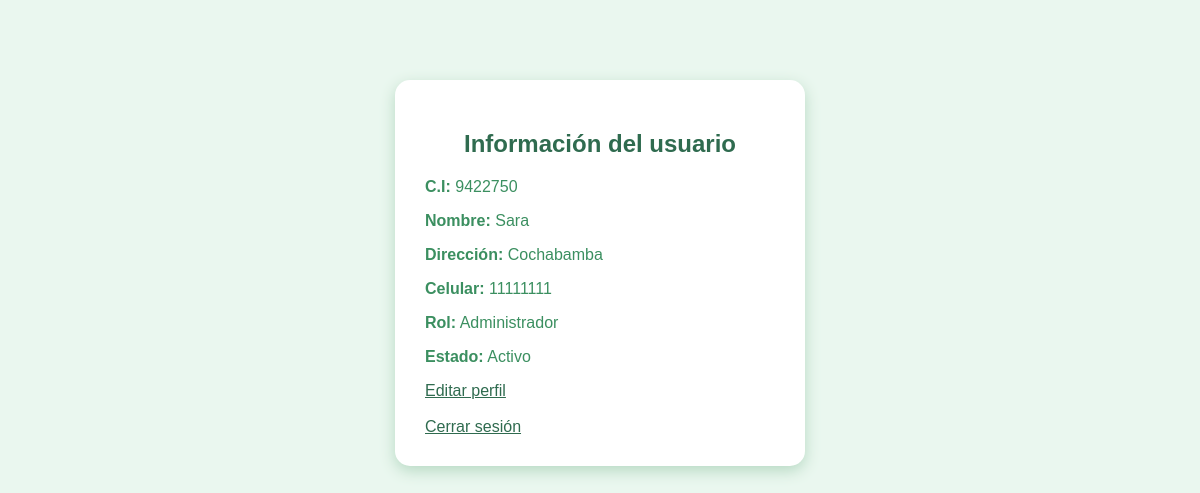
/logueo/logueo.php (signed in), run on the app's committed database.
### tables this page shows
CREATE TABLE IF NOT EXISTS usuario (
    ciusuario INT NOT NULL,
    Nombre VARCHAR(100) NOT NULL,
    Direccion VARCHAR(150) NOT NULL,
    Celular VARCHAR(20) NOT NULL,
    contrasena VARCHAR(255) NOT NULL,
    Rol VARCHAR(45) NOT NULL,
    Estado VARCHAR(45) NOT NULL,
    PRIMARY KEY (ciusuario)
);

### logueo/logueo.php (the view, shortened to what this page needs)
<?php
$servidor = "localhost";
$usuario = "root";
$contraseña = "";
$baseDatos = "pureskin";
$conexion = new mysqli(
    $servidor,
    $usuario,
    $contraseña,
    $baseDatos
);
$ciusuario = $_SESSION['ciusuario'];
$sql = "SELECT * FROM usuario WHERE ciusuario='$ciusuario'";
$resultado = $conexion->query($sql);
if($resultado->num_rows > 0){
    $fila = $resultado->fetch_assoc();
?>
<!DOCTYPE html>
<html lang="es">
<head>
</head>
<body>
<div>
<h2>Información del usuario</h2>
<p>
<strong>C.I:</strong>
<?php echo $fila['ciusuario']; ?>
</p>
<p>
<strong>Nombre:</strong>
<?php echo $fila['Nombre']; ?>
</p>
<p>
<strong>Dirección:</strong>
<?php echo $fila['Direccion']; ?>
</p>
<p>
<strong>Celular:</strong>
<?php echo $fila['Celular']; ?>
</p>
<p>
<strong>Rol:</strong>
<?php echo $fila['Rol']; ?>
</p>
<p>
<strong>Estado:</strong>
<?php echo $fila['Estado']; ?>
</p>
<a href="UsuarioUpdateform.php?ciusuario=<?php echo $fila['ciusuario']; ?>">
Editar perfil
</a>
<br><br>
<a href="logoul.php">
Cerrar sesión
</a>
</div>
</body>
</html>
<?php
}else{
    header("location:login.php");
}
?>

### logueo/logueo.php (style rules this page uses)
body { background:#eaf7ef; font-family:Arial; }
div { width:350px; margin:80px auto; background:white; padding:30px; border-radius:15px; box-shadow:0 5px 15px #b7d9c3; }
h2 { color:#2f6b4f; text-align:center; }
p { color:#3b8f60; }
a { color:#2f6b4f; }

### data on the page
usuario: ciusuario "9422750", Nombre "Sara", Direccion "Cochabamba", Celular "11111111", Rol "Administrador", Estado "Activo"
